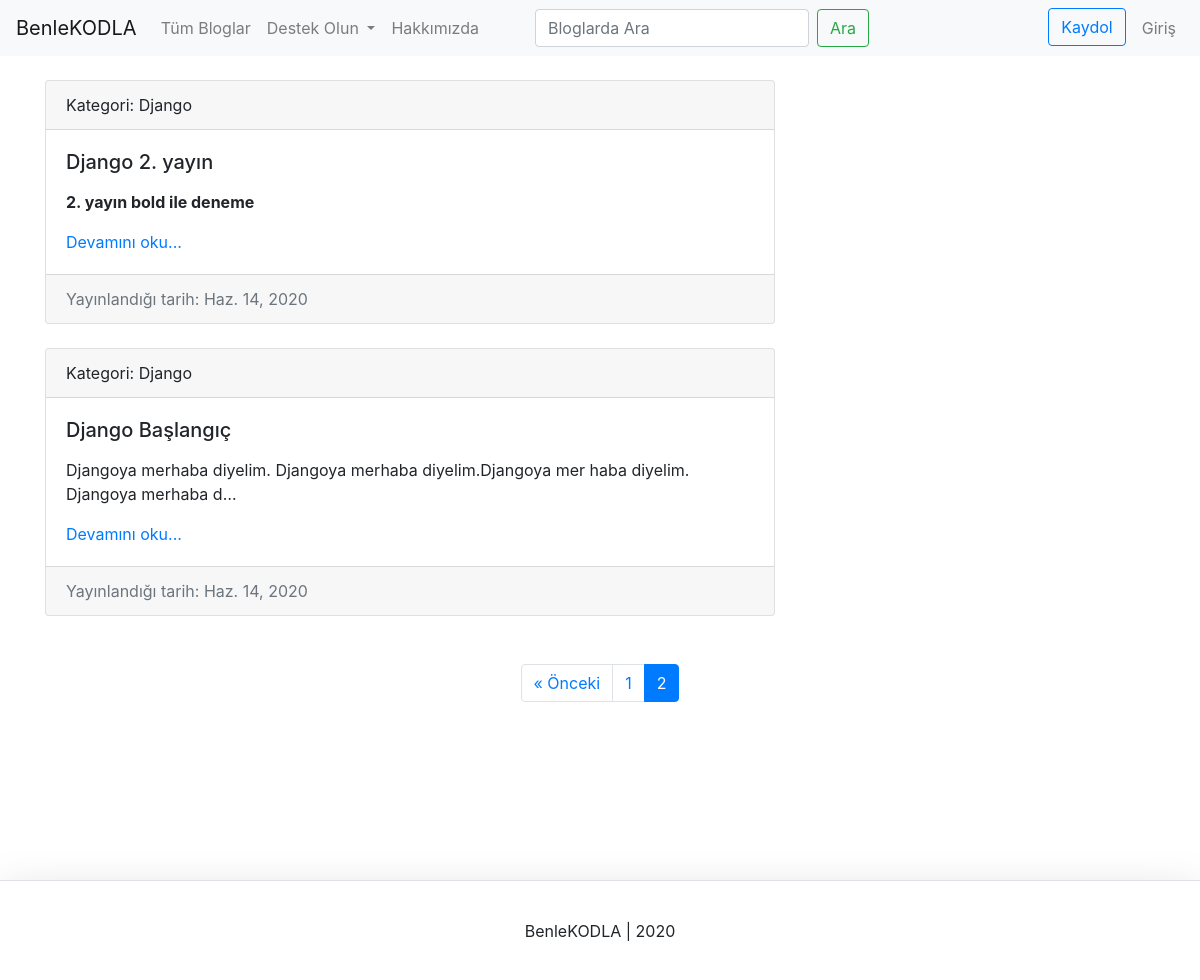
The app's page /blogs/?page=2, older data.
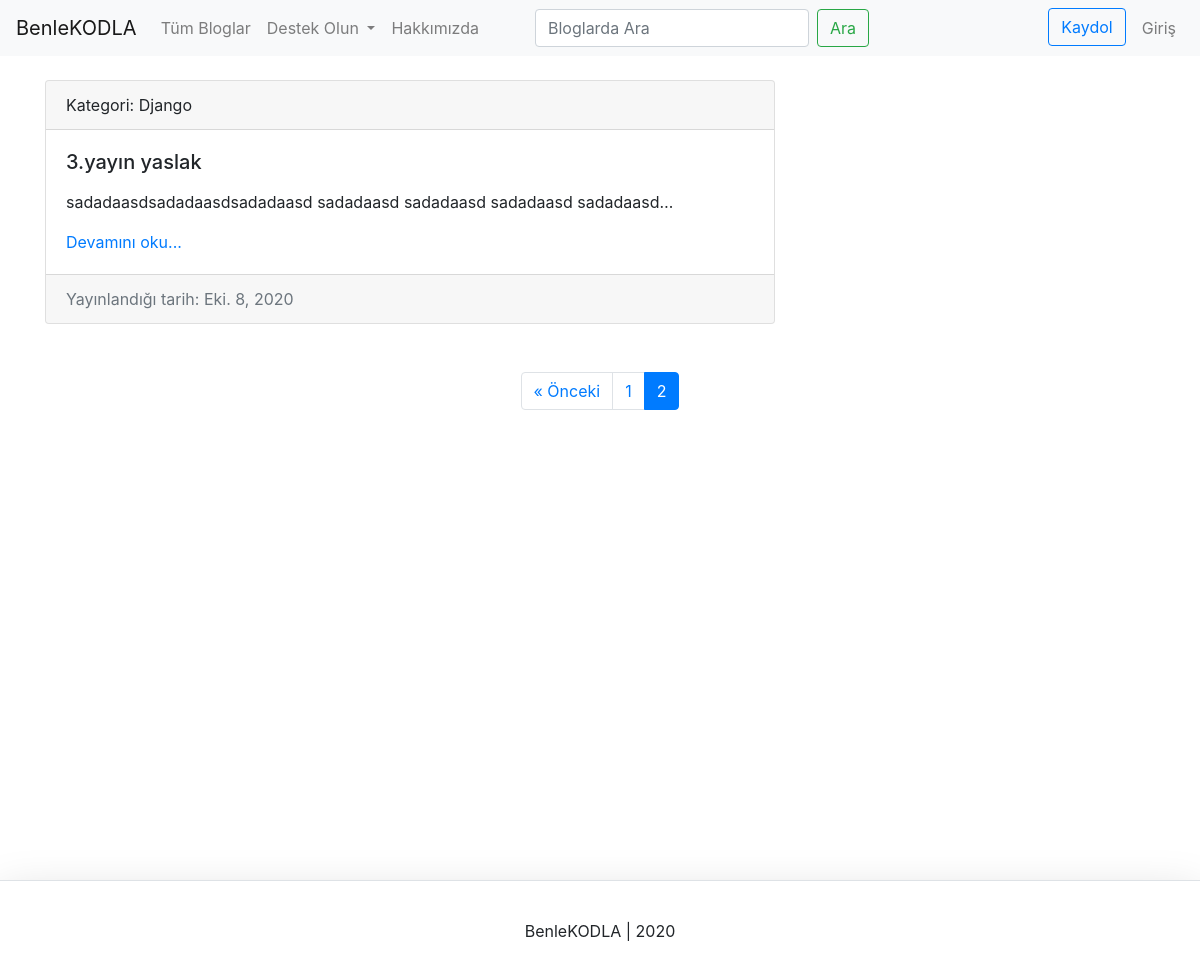
The same page, newer data.
### blog/models.py (models this page shows, shortened)
class Blog(models.Model):
    blog_category = models.ForeignKey(Category, on_delete=models.CASCADE)
    blog_title = models.CharField(max_length=200)
    blog_content = models.TextField()
    blog_slug = models.SlugField(default="")
    blog_published = models.DateTimeField(default=timezone.now)
    blog_updated = models.DateTimeField(auto_now=True)
    blog_status = models.CharField(
        default=DEFAULT_STATUS,
        choices=STATUS,
        max_length=10,
    )

class Category(models.Model):
    category_title = models.CharField(max_length=200)
    category_content = models.CharField(max_length=200)
    category_slug = models.SlugField(default="")
    category_last_updated = models.DateField(default=timezone.now)
    category_img = models.ImageField(blank=True, null=True, upload_to='cat_images')
    class Meta:
        verbose_name_plural = "Categories"
    def __str__(self):
        return self.category_title

### blog/views.py (the view)
# urls.py: path('blogs/', views.blog, name='blogs'),
def blog(request):
    context = {}
    blog = Blog.objects.filter(blog_status=STATUS).order_by('-blog_published')
    page = request.GET.get('page', 1)
    blog_paginator = Paginator(blog, BLOG_PER_PAGE)
    try:
        blog = blog_paginator.page(page)
    except PageNotAnInteger:
        blog = blog_paginator.page(BLOG_PER_PAGE)
    except EmptyPage:
        blog = blog_paginator.page(blog_paginator.num_pages)
    context['blog'] = blog
    return render(request,
                  'blog/blogs.html',
                  context)

### templates/blog/blogs.html
{% extends 'home/base.html' %}
{% load i18n %}
{% block content %}
<div class="container">
    <div class="row">
        {% for b in blog %}
        <div class="col-8">
            <br>
        <div class="card">
            <div class="card-header">
                Kategori: {{b.blog_category}}
            </div>
            <div class="card-body">
                <h5 class="card-title">{{b.blog_title}}</h5>
                <p class="card-text">{{b.blog_content|truncatechars:100|safe}}</p>
                <a href="{{b.blog_slug}}">Devamını oku...</a>
            </div>
            <div class="card-footer text-muted">
                {% language 'tr' %}
                    Yayınlandığı tarih: {{b.blog_updated.date}}
                {% endlanguage  %}
            </div>
        </div>
        </div>
        {% endfor %}
    </div>
    {% include 'home/includes/pagination.html' %}
</div>
{% endblock %}

Row changes from the older to the newer data that the page shows:
no longer on this page (row edited): Blog: blog_category "Django", blog_title "Django 2. yayın", blog_content "2. yayın bold ile deneme", blog_updated "Haz. 14, 2020"
no longer on this page (row edited): Blog: blog_category "Django", blog_title "Django Başlangıç", blog_content "Djangoya merhaba diyelim. Djangoya merhaba diyelim.Djangoya mer haba diyelim. Djangoya merhaba d…", blog_updated "Haz. 14, 2020"
now on this page (row edited): Blog: blog_category "Django", blog_title "3.yayın yaslak", blog_content "sadadaasdsadadaasdsadadaasd sadadaasd sadadaasd sadadaasd sadadaasd…", blog_updated "Eki. 8, 2020"
